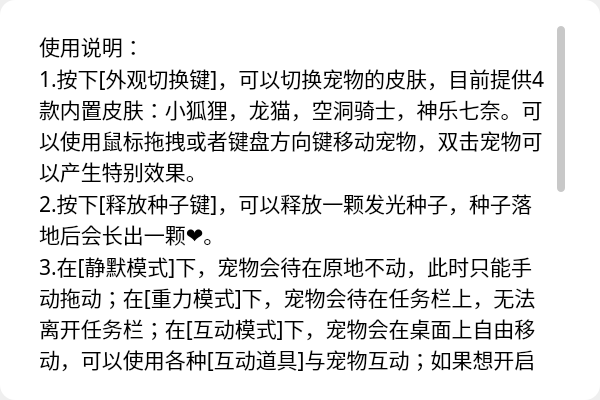
<?xml version="1.0" encoding="UTF-8"?>
<ui version="4.0">
 <class>Help</class>
 <widget class="QDialog" name="Help">
  <property name="geometry">
   <rect>
    <x>0</x>
    <y>0</y>
    <width>600</width>
    <height>400</height>
   </rect>
  </property>
  <property name="windowTitle">
   <string>Dialog</string>
  </property>
  <property name="styleSheet">
   <string notr="true">QFrame{
	background-color: rgb(255, 255, 255);
	border-radius:15px;
}
QTextEdit{
	border:none;
	border-radius:10px;
	background:transparent;
	color: rgb(0, 0, 0);
}
QScrollBar:vertical{
	border: none;
	width:8px;
	margin: 0 0 0 0;
	background: transparent;
}
QScrollBar::handle:vertical{
	background: rgb(200, 200, 200);
	border-radius:4px;
}
QScrollBar::handle:vertical:hover{
	background: rgb(160, 160, 160);
	border-radius:4px;
}
QScrollBar::handle:vertical:pressed{
	background: rgb(5, 160, 255);
	border-radius:4px;
}
QScrollBar::add-page,QScrollBar::sub-page:vertical{
	background: transparent;
}
QScrollBar::add-line,QScrollBar::sub-line:vertical{
	background: transparent;
}</string>
  </property>
  <layout class="QGridLayout" name="gridLayout_2">
   <property name="leftMargin">
    <number>0</number>
   </property>
   <property name="topMargin">
    <number>0</number>
   </property>
   <property name="rightMargin">
    <number>0</number>
   </property>
   <property name="bottomMargin">
    <number>0</number>
   </property>
   <property name="spacing">
    <number>0</number>
   </property>
   <item row="0" column="0">
    <widget class="QFrame" name="frame">
     <property name="frameShape">
      <enum>QFrame::StyledPanel</enum>
     </property>
     <property name="frameShadow">
      <enum>QFrame::Raised</enum>
     </property>
     <layout class="QGridLayout" name="gridLayout" rowstretch="1,20,1" columnstretch="1,20,1">
      <item row="0" column="1">
       <spacer name="verticalSpacer">
        <property name="orientation">
         <enum>Qt::Vertical</enum>
        </property>
        <property name="sizeHint" stdset="0">
         <size>
          <width>20</width>
          <height>14</height>
         </size>
        </property>
       </spacer>
      </item>
      <item row="1" column="0">
       <spacer name="horizontalSpacer">
        <property name="orientation">
         <enum>Qt::Horizontal</enum>
        </property>
        <property name="sizeHint" stdset="0">
         <size>
          <width>23</width>
          <height>20</height>
         </size>
        </property>
       </spacer>
      </item>
      <item row="1" column="1">
       <widget class="QTextEdit" name="textEdit">
        <property name="font">
         <font>
          <family>楷体</family>
          <pointsize>16</pointsize>
         </font>
        </property>
        <property name="readOnly">
         <bool>true</bool>
        </property>
        <property name="html">
         <string>&lt;!DOCTYPE HTML PUBLIC &quot;-//W3C//DTD HTML 4.0//EN&quot; &quot;http://www.w3.org/TR/REC-html40/strict.dtd&quot;&gt;
&lt;html&gt;&lt;head&gt;&lt;meta name=&quot;qrichtext&quot; content=&quot;1&quot; /&gt;&lt;style type=&quot;text/css&quot;&gt;
p, li { white-space: pre-wrap; }
&lt;/style&gt;&lt;/head&gt;&lt;body style=&quot; font-family:'楷体'; font-size:16pt; font-weight:400; font-style:normal;&quot;&gt;
&lt;p style=&quot; margin-top:0px; margin-bottom:0px; margin-left:0px; margin-right:0px; -qt-block-indent:0; text-indent:0px;&quot;&gt;&lt;span style=&quot; font-family:'楷体';&quot;&gt;使用说明：&lt;/span&gt;&lt;/p&gt;
&lt;p style=&quot; margin-top:0px; margin-bottom:0px; margin-left:0px; margin-right:0px; -qt-block-indent:0; text-indent:0px;&quot;&gt;&lt;span style=&quot; font-family:'楷体';&quot;&gt;1.按下[外观切换键]，可以切换宠物的皮肤，目前提供4款内置皮肤：小狐狸，龙猫，空洞骑士，神乐七奈。可以使用鼠标拖拽或者键盘方向键移动宠物，双击宠物可以产生特别效果。&lt;/span&gt;&lt;/p&gt;
&lt;p style=&quot; margin-top:0px; margin-bottom:0px; margin-left:0px; margin-right:0px; -qt-block-indent:0; text-indent:0px;&quot;&gt;&lt;span style=&quot; font-family:'楷体';&quot;&gt;2.按下[释放种子键]，可以释放一颗发光种子，种子落地后会长出一颗❤。&lt;/span&gt;&lt;/p&gt;
&lt;p style=&quot; margin-top:0px; margin-bottom:0px; margin-left:0px; margin-right:0px; -qt-block-indent:0; text-indent:0px;&quot;&gt;&lt;span style=&quot; font-family:'楷体';&quot;&gt;3.在[静默模式]下，宠物会待在原地不动，此时只能手动拖动；在[重力模式]下，宠物会待在任务栏上，无法离开任务栏；在[互动模式]下，宠物会在桌面上自由移动，可以使用各种[互动道具]与宠物互动；如果想开启[隐藏模式]，请在[命令行工具]插件中，使用[add -love]命令添加许可，也可以使用[del -love]命令删除许可。&lt;/span&gt;&lt;/p&gt;
&lt;p style=&quot; margin-top:0px; margin-bottom:0px; margin-left:0px; margin-right:0px; -qt-block-indent:0; text-indent:0px;&quot;&gt;&lt;span style=&quot; font-family:'楷体';&quot;&gt;4.在[互动模式]下，如果使用互动道具[玩具]，宠物将会跟随玩具移动；如果使用互动道具[传送门]，宠物在经过其中一个传送门时会被传送到另一个处。&lt;/span&gt;&lt;/p&gt;
&lt;p style=&quot; margin-top:0px; margin-bottom:0px; margin-left:0px; margin-right:0px; -qt-block-indent:0; text-indent:0px;&quot;&gt;&lt;span style=&quot; font-family:'楷体';&quot;&gt;5.点击[召唤一个]，可以在桌面上召唤出一个新的宠物。点击[收回一个]，可以收回一个额外召唤出的宠物。点击[收回全部]，可以收回所有额外召唤出的宠物。&lt;/span&gt;&lt;/p&gt;
&lt;p style=&quot; margin-top:0px; margin-bottom:0px; margin-left:0px; margin-right:0px; -qt-block-indent:0; text-indent:0px;&quot;&gt;&lt;span style=&quot; font-family:'楷体';&quot;&gt;6.宠物顶部带有一个文本框，可以根据需要决定是否显示该文本框，也可以调整该文本框的背景颜色（文本框背景颜色和时间标签颜色保持一致）。&lt;/span&gt;&lt;/p&gt;&lt;/body&gt;&lt;/html&gt;</string>
        </property>
       </widget>
      </item>
      <item row="1" column="2">
       <spacer name="horizontalSpacer_2">
        <property name="orientation">
         <enum>Qt::Horizontal</enum>
        </property>
        <property name="sizeHint" stdset="0">
         <size>
          <width>23</width>
          <height>20</height>
         </size>
        </property>
       </spacer>
      </item>
      <item row="2" column="1">
       <spacer name="verticalSpacer_2">
        <property name="orientation">
         <enum>Qt::Vertical</enum>
        </property>
        <property name="sizeHint" stdset="0">
         <size>
          <width>20</width>
          <height>14</height>
         </size>
        </property>
       </spacer>
      </item>
     </layout>
    </widget>
   </item>
  </layout>
 </widget>
 <resources/>
 <connections/>
</ui>
